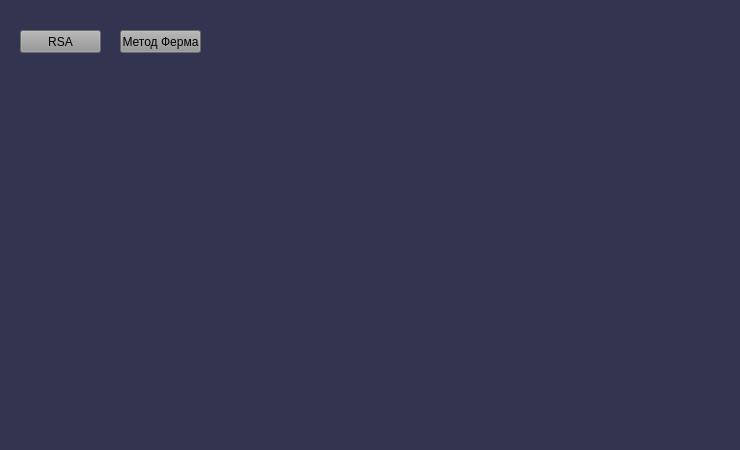
<?xml version="1.0" encoding="UTF-8"?>
<ui version="4.0">
 <class>main</class>
 <widget class="QMainWindow" name="main">
  <property name="geometry">
   <rect>
    <x>0</x>
    <y>0</y>
    <width>740</width>
    <height>450</height>
   </rect>
  </property>
  <property name="minimumSize">
   <size>
    <width>740</width>
    <height>450</height>
   </size>
  </property>
  <property name="maximumSize">
   <size>
    <width>740</width>
    <height>450</height>
   </size>
  </property>
  <property name="windowTitle">
   <string>Сryptography</string>
  </property>
  <property name="styleSheet">
   <string notr="true">background: #323450;</string>
  </property>
  <widget class="QWidget" name="centralwidget">
   <widget class="QPushButton" name="rsa">
    <property name="geometry">
     <rect>
      <x>20</x>
      <y>30</y>
      <width>81</width>
      <height>23</height>
     </rect>
    </property>
    <property name="styleSheet">
     <string notr="true">background-color: rgb(149, 149, 149);</string>
    </property>
    <property name="text">
     <string>RSA</string>
    </property>
   </widget>
   <widget class="QPushButton" name="ferma">
    <property name="geometry">
     <rect>
      <x>120</x>
      <y>30</y>
      <width>81</width>
      <height>23</height>
     </rect>
    </property>
    <property name="styleSheet">
     <string notr="true">background-color: rgb(149, 149, 149);</string>
    </property>
    <property name="text">
     <string>Метод Ферма</string>
    </property>
   </widget>
  </widget>
 </widget>
 <resources/>
 <connections/>
</ui>
